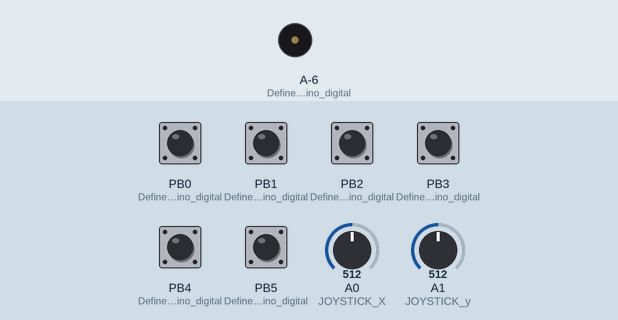
The sketch below on a simulated ATtiny85, built with avr-gcc and run on an emulated ATtiny85. Shown: buzzer (waves = sounding). The inputs (shaded band) are chosen by the test bench; at power-on: PB0 (Define_que_o_pino_digital), PB1 (Define_que_o_pino_digital), PB2 (Define_que_o_pino_digital), PB3 (Define_que_o_pino_digital), PB4 (Define_que_o_pino_digital), PB5 (Define_que_o_pino_digital) HIGH, A0 (JOYSTICK_X) = 512, A1 (JOYSTICK_y) = 512. No radio packets arrive unless stated; what the sketch prints to the serial monitor is not drawn.

Above: at 5.9 s.
Timing chart, 0 to 7.4 s (numbered marks = the images above):
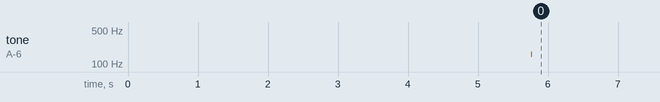

Measured:
- by itself, tone on A-6 (Define_que_o_pino_digital): silent → 160 Hz at 5.8 s, → silent 0.01 s later

The sketch:

TRANSMISSOR_RC_ALDEIR_MOREIRA.ino
```cpp
/*
                               TRANSMISSOR
              **********************************************
                          PROJETOS COM ARDUINO
                          CANAL ALDEIR MOREIRA
              **********************************************


  Para conferir o Vídeo desse Projeto, acesse:
  https://youtu.be/PdIoELMgKRM

  Aprenda Arduino para modelismo:https://www.arduinoparamodelismo.com

   Atenção Siga atentamente o esquema elétrico para a montagem do hardware

  Código adaptado do Projeto Automodelo
  Desenvolvido por Aldeir de Souza Moreira - aldeirsm@gmail.com
  C 2021 - Todos os direitos reservados
*/

// Importando Bibliotecas
#include <SPI.h>   // Biblioteca para comunicação SPI entre o módulo NRF24 e o Arduino.
#include <RF24.h>  // Biblioteca com as funções de controle do módulo NRF24.


#define JOYSTICK_X A0  // Declarando constante joystick_x como sendo porta analogica A0 do Arduino
#define JOYSTICK_y A1  // Declarando constante joystick_y como sendo porta analogica A1 do Arduino


const uint64_t pipe = 0xE8E8F0F0E1LL;  //Configurando endereço de comunicação entre os MÓDULOS. "LL" no final do endereço define a constante como sendo do tipo "LongLong".


RF24 radio(9, 10);  //Instanciando uma classe RF24 e informando que os pinos CE e CSN do Módulo NRF24L01 estão ligados aos pinos digitais 9 e 10 do Arduino

struct Meujoystick  {  //Criando uma estrutura de dados que contem as variaveis do tipo byte para cada função do controle remoto, no codigo do receptor foi criada uma estrutura exatamente igual a esta para receber os dados.
  byte Motor;
  byte Re;
  byte Direcao;
  byte Buzzer;
  byte Farol;
  byte Seta_Direita;
  byte Seta_Esquerda;
  byte PiscaAlerta;
  byte Luzes;
  byte Sirene;
  byte Iluminacao;
};

Meujoystick joystick; //declarando uma variavel do tipo Meujoystick (Estrutura que contrem todas as variaveis que serão transmitidas para o receptor)

int VServo = 0;
int Acelera = 0;
int VDirecao = 0;
int VAcelera = 0;
int VRe = 0;
int auxAcelera = 0;
int VLuzes = 0;
int VSirene = 0;
int VIluminacao = 0;

// Declarando variaveis do tipo booleana e iniciando com o valor logico false (serão usadas como auxilio para saber o valor anterios das variaveis que controlam os botões)
boolean AuxVFarol = false;
boolean AuxVSetaD = false;
boolean AuxVSetaE = false;
boolean AuxVPiscaA = false;
boolean AuxVLuzes = false;
boolean AuxVSirene = false;
boolean AuxVIluminacao = false;

void setup()
{

  Serial.begin(9600);   //configurando a comunicação via porta serial à uma velocidade de 9600bps(baud).

  delay(1000);// aguardando um tempo em milissegundos.

  Serial.println("Codigo TRANSMISSOR Nrf24L01");   // Imprimindo na tela via serial o texto entre aspas

  radio.begin();   //Inicialidando o MÓDULO RF24l01 para comunicação.

  radio.setAutoAck(false);            // Desativando pacotes ACK (Pacote de Reconhecimento de Mensagem)
  radio.setDataRate(RF24_250KBPS);    // Configurando Módulo para operar em uma taxa de 250kbps (Menor taxa de dados possível para um maior alcance do rádio)
  radio.setPALevel(RF24_PA_MAX);      // Configurando Módulo para transmitir em potencia máxima
  radio.powerUp();                    // Ativando Módulo, caso entre em estado de baixo consumo.

  // Inicializando variaveis da struct Meujoystick com o valor 0
  joystick.Motor = 0;
  joystick.Re = 0;
  joystick.Direcao = 0;
  joystick.Buzzer = 0;
  joystick.Farol = 0;
  joystick.Seta_Direita = 0;
  joystick.Seta_Esquerda = 0;
  joystick.PiscaAlerta = 0;
  joystick.Luzes = 0;
  joystick.Sirene = 0;
  joystick.Iluminacao = 0;

  // declarando o modo de operação dos pinos digitais 0 a 7 do Arduino onde foram ligados os pushboton do controle
  pinMode(0, INPUT_PULLUP); // Define que o pino digital 0 do arduino será uma entrada com resistor pull up interno ativado. BOTÃO TRIANGULO
  pinMode(1, INPUT_PULLUP); // Define que o pino digital 1 do arduino será uma entrada com resistor pull up interno ativado. BOTÃO X
  pinMode(2, INPUT_PULLUP); // Define que o pino digital 2 do arduino será uma entrada com resistor pull up interno ativado. BOTÃO QUADRADO
  pinMode(3, INPUT_PULLUP); // Define que o pino digital 3 do arduino será uma entrada com resistor pull up interno ativado. BOTÃO CIRCULO
  pinMode(4, INPUT_PULLUP); // Define que o pino digital 4 do arduino será uma entrada com resistor pull up interno ativado. BOTÃO SETA PARA CIMA
  pinMode(5, INPUT_PULLUP); // Define que o pino digital 5 do arduino será uma entrada com resistor pull up interno ativado. BOTÃO SETA PARA BAIXO
  pinMode(6, INPUT_PULLUP); // Define que o pino digital 6 do arduino será uma entrada com resistor pull up interno ativado. BOTÃO SETA PARA ESQUERDA
  pinMode(7, INPUT_PULLUP); // Define que o pino digital 7 do arduino será uma entrada com resistor pull up interno ativado. BOTÃO SETA PARA DIREITA
  pinMode(8, OUTPUT);       // Define que o pino digital 8 do arduino será uma saida de sinal para acionar o Buzzer

  Sirene(); // Chamando função Sirene que faz o buzzer emitir um som de sirene (semelhante a ambulância) * Como esta fora do loop so ocorerá quando o Arduino for ligado - usada para saber que esta tudo certo com o Arduino
}

void loop()
{

  radio.stopListening();  // Interrompendo mecanismos de recpção "escuta" do Módulo
  TX();    // Chamando a função TX responsavel pela transmissão dos dados

  int Tensao_Bateria = readVcc(); // Chamando a função responsavel por fazer a leitura da Tensão que chega ao arduino.
  if (Tensao_Bateria < 3100) { // Aciona o buzzer se atensão estiver menor que 3,1 volts para indicar que a bateria esta fraca
    tone(8, 900, 400);
  }
}


void TX()  // função criada para transmissão dos dados para o receptor
{
  // Serial.println("Iniciando TRANSMICAO Nrf24L01"); // Imprimindo na tela via serial o texto entre aspas

  radio.openWritingPipe(pipe);   // abrindo o meio de comunicação entre transmissor e recptor com o mesmo endeço definido no ínicio do programa

  VServo = analogRead(JOYSTICK_X);  // Variavel VServo recebendo os valores analogicos do potenciometro Eixo X do JoyStick da Direita (Controle de direção)

  Acelera = analogRead(JOYSTICK_y);  // Variavel Acelera recebendo os valores analogicos do potenciometro Eixo Y do JoyStick da Esquerda (Controle de Aceleração)

  VDirecao = map (VServo, 0, 1023, 140, 40); // Convertendo valores analogicos recebidos do Joystick entre 0 e 1023 para entre 40 e 140 para controle da Direção
  joystick.Direcao = VDirecao; // Transferindo valores de direção já tratados para ser enviados ao receptor

  VAcelera = map (Acelera, 0, 1023, 0, 510); // Convertendo valores analogicos recebidos do Joystick entre 0 e 1023 para entre 0 e 510 para controle da Aceleração

  // Controlando Aceleração e sentido de rotação do motor  de acordo com a movimentação do eixo Y do JoyStick da Esquerda.
  if (VAcelera < 230) {
    VRe = 1;
    auxAcelera = 255 - VAcelera;

    if (auxAcelera > 245) {
      auxAcelera = 255;
    }
  }

  else if (VAcelera > 275) {
    VRe = 0;
    auxAcelera = VAcelera - 255;

    if (auxAcelera > 245) {
      auxAcelera = 255;
    }
  }
  else {
    auxAcelera = 0;
  }

  joystick.Re = VRe;             // Transferindo indicador Ré ou Frente para ser enviado ao receptor
  joystick.Motor = auxAcelera;  // Transferindo valores de aceleração já tratados para ser enviados ao receptor

  //********* Tratando botoes ***********

  // Farol
  int VFarol = digitalRead(0); //Verifica se o botão "X" do joystick ligado a porta digital 0 do arduino foi pressionado

  if (VFarol == LOW) {
    if (AuxVFarol == false) {
      AuxVFarol = true;
      joystick.Farol = joystick.Farol + 1;
      if (joystick.Farol > 1) {
        joystick.Farol = 0;
      }
    }
  }
  else {
    AuxVFarol = false;
  }

  //Iluminação
  int VIluminacao = digitalRead(5); //Verifica se o botão Seta para Baixo do joystick ligado a porta digital 5 do arduino foi pressionado

  if (VIluminacao == LOW) {
    if (AuxVIluminacao == false) {
      AuxVIluminacao = true;
      joystick.Iluminacao = joystick.Iluminacao + 1;
      if (joystick.Iluminacao > 1) {
        joystick.Iluminacao = 0;
      }
    }
  }
  else {
    AuxVIluminacao = false;
  }

  //Seta Direita
  int VSetaD = digitalRead(3); // Verifica se o botão Circulo do joystick ligado a porta digital 3 do arduino foi pressionado

  if (VSetaD == LOW) {
    if (AuxVSetaD == false) {
      AuxVSetaD = true;
      joystick.Seta_Direita = joystick.Seta_Direita + 1;
      joystick.Seta_Esquerda = 0;  // Se seta direita acende 1, seta esquerda a paga 0
      if (joystick.Seta_Direita > 1) {
        joystick.Seta_Direita = 0;
      }
    }
  }
  else {
    AuxVSetaD = false;
  }
  //Seta Esquerda
  int VSetaE = digitalRead(2); // Verifica se o botão Quadrado do joystick ligado a porta digital 2 do arduino foi pressionado

  if (VSetaE == LOW) {
    if (AuxVSetaE == false) {
      AuxVSetaE = true;
      joystick.Seta_Esquerda = joystick.Seta_Esquerda + 1;
      joystick.Seta_Direita = 0;  // Se seta esquerda acende 1, seta direita a paga 0
      if (joystick.Seta_Esquerda > 1) {
        joystick.Seta_Esquerda = 0;
      }
    }
  }
  else {
    AuxVSetaE = false;
  }

  //Pisca Alerta
  int VPiscaA = digitalRead(4); // Verifica se o botão Seta para Cima do joystick ligado a porta digital 4 do arduino foi pressionado

  if (VPiscaA == LOW) {
    if (AuxVPiscaA == false) {
      AuxVPiscaA = true;
      joystick.PiscaAlerta = joystick.PiscaAlerta + 1;
      joystick.Seta_Esquerda = 0;  // Se seta PiscaAlerta acende 1, seta esquerda apaga 0
      joystick.Seta_Direita = 0;  // Se seta PiscaAlerta acende 1, seta direita apaga 0
      if (joystick.PiscaAlerta > 1) {
        joystick.PiscaAlerta = 0;
      }
    }
  }
  else {
    AuxVPiscaA = false;
  }

  //Luzes
  VLuzes = digitalRead(6); // Verifica se o botão Seta para Esquerda do joystick ligado a porta digital 6 do arduino foi pressionado

  if (VLuzes == LOW) {
    if (AuxVLuzes == false) {
      AuxVLuzes = true;
      joystick.Luzes = joystick.Luzes + 1;
      if (joystick.Luzes > 1) {
        joystick.Luzes = 0;
      }
    }
  }
  else {
    AuxVLuzes = false;
  }

  //Sirene
  VSirene = digitalRead(7); // Verifica se o botão Seta para Direita do joystick ligado a porta digital 7 do arduino foi pressionado

  if (VSirene == LOW) {
    if (AuxVSirene == false) {
      AuxVSirene = true;
      joystick.Sirene = joystick.Sirene + 1;
      if (joystick.Sirene > 1) {
        joystick.Sirene = 0;
      }
    }
  }
  else {
    AuxVSirene = false;
  }

  //Buzzer
  int VBuzzer = digitalRead(1); // Verifica se o botão Triangulo do joystick, ligado a porta digital 1 do arduino foi pressionado
  joystick.Buzzer = VBuzzer;

  // Abaixo uma sequencia de linhas de código para imprimir na tela o valor da variaveis que serão enviadas para o veículo, você pode retirar as barras // para imprimir o valor da variavel que você tenha alguma dúvida

  //Serial.print("       Motor: ");
  //Serial.println(joystick.Motor);      // Escreve na tela via serial o valor recebido. Pode ser usado para debug

  // Serial.print("          Re: ");
  // Serial.println(joystick.Re);          // Escreve na tela via serial o valor recebido. Pode ser usado para debug

  //Serial.print("     Direcao: ");
  //Serial.println(joystick.Direcao);      // Escreve na tela via serial o valor recebido. Pode ser usado para debug

  //Serial.print("      Buzzer: ");
  //Serial.println(joystick.Buzzer);       // Escreve na tela via serial o valor recebido. Pode ser usado para debug

  //Serial.print("       Farol: ");
  //Serial.println(joystick.Farol);        // Escreve na tela via serial o valor recebido. Pode ser usado para debug

  //Serial.print("Seta_Direita: ");
  //Serial.println(joystick.Seta_Direita);      // Escreve na tela via serial o valor recebido. Pode ser usado para debug

  //Serial.print("Seta_Esquerda: ");
  //Serial.println(joystick.Seta_Esquerda);      // Escreve na tela via serial o valor recebido. Pode ser usado para debug

  //Serial.print("  PiscaAlerta: ");
  //Serial.println(joystick.PiscaAlerta);      // Escreve na tela via serial o valor recebido. Pode ser usado para debug

  //Serial.print("       Luzes: ");
  //Serial.println(joystick.Luzes);      // Escreve na tela via serial o valor recebido. Pode ser usado para debug

  //Serial.print("       Sirene: ");
  //Serial.println(joystick.Sirene);      // Escreve na tela via serial o valor recebido. Pode ser usado para debug


  // Transmitindo variaveis, este comando foi repetido 30 vezes para corrigir erros que possam ocorer na transmição desta forma consigui-se um maior alcance com maior confiabilidade (esta repetição é necessária pois o ACK foi desativado)
  for (int i = 0; i < 30; i++) {
    radio.write( &joystick, sizeof(joystick) );
  }

}

// Função responsavel por fazer a leitura da Tensão que chega ao arduino.
int readVcc()
{
  // Ler referência interna 1.1V
  // Ajusta a referência ao Vcc e a medição de referência interna para 1.1V
#if defined(__AVR_ATmega32U4__) || defined(__AVR_ATmega1280__) || defined(__AVR_ATmega2560__)
  ADMUX = _BV(REFS0) | _BV(MUX4) | _BV(MUX3) | _BV(MUX2) | _BV(MUX1);
#elif defined (__AVR_ATtiny24__) || defined(__AVR_ATtiny44__) || defined(__AVR_ATtiny84__)
  ADMUX = _BV(MUX5) | _BV(MUX0);
#elif defined (__AVR_ATtiny25__) || defined(__AVR_ATtiny45__) || defined(__AVR_ATtiny85__)
  ADMUX = _BV(MUX3) | _BV(MUX2);
#else
  ADMUX = _BV(REFS0) | _BV(MUX3) | _BV(MUX2) | _BV(MUX1);
#endif
  delay(2); // Aguarde
  ADCSRA |= _BV(ADSC); // Inicia a conversão
  while (bit_is_set(ADCSRA, ADSC)); // Medindo
  uint8_t low = ADCL; // Vai ler ADCL primeiro - Então trava ADCH
  uint8_t high = ADCH; // Desbloqueia
  int result = (high << 8) | low;
  result = 1125300L / result; // Calcular Vcc em milivolts; 1125300 = 1.1*1023*1000
  return result; // Vcc em milivolts
}


void Sirene() {  // Função Sirene faz com que o buzzer emita um som de sirene (semelhante a ambulância)

  int frequencia = 0;
  for (frequencia = 150; frequencia < 1800; frequencia += 1) {
    tone(8, frequencia, 10);
    delay(1);
  }
  for (frequencia = 1800 ; frequencia > 100; frequencia -= 1) {
    tone(8, frequencia, 10);
    delay(1);
  }
  for (int temp = 0; temp < 15; temp ++) {
    for (frequencia = 150; frequencia < 1800; frequencia += 40) {
      tone(8, frequencia, 10);
      delay(1);
    }
    for (frequencia = 1800 ; frequencia > 150; frequencia -= 40) {
      tone(8, frequencia, 10);
      delay(1);
    }
  }
}
// FIM
```
